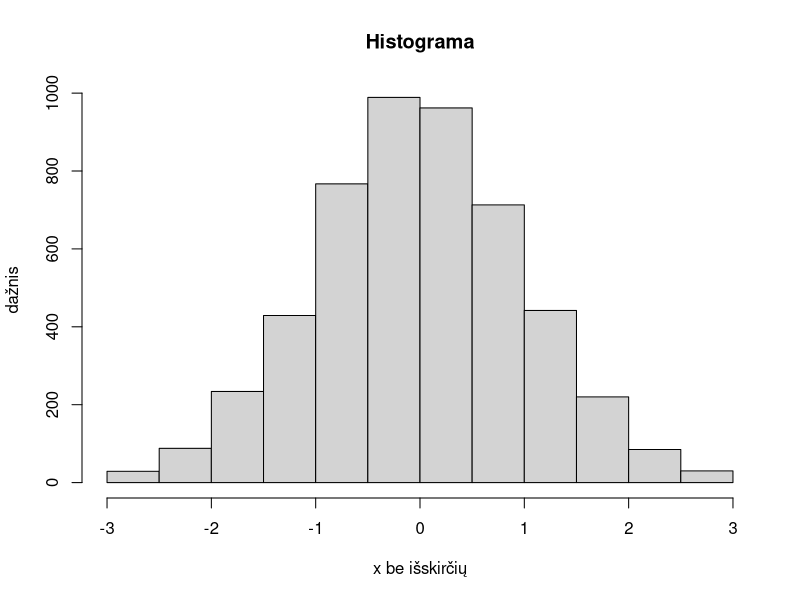

The R script that drew this image:
## ---- chunk 1
knitr::opts_chunk$set(echo = TRUE)
## ---- chunk 2
set.seed(1234567890)
x <- rnorm(5000)
## ---- chunk 3
vid <- mean(x)
stn <- sd(x)
vid
stn
## ---- chunk 4
a <- which((x < vid - 3*stn) | (x > vid + 3*stn))
a
## ---- chunk 5
ats <- x[a]
names(ats) = a
ats
## ---- chunk 6
newx <- x[-a]
## ---- chunk 7
hist(newx, xlab = "x be išskirčių", ylab = "dažnis", main = "Histograma")
